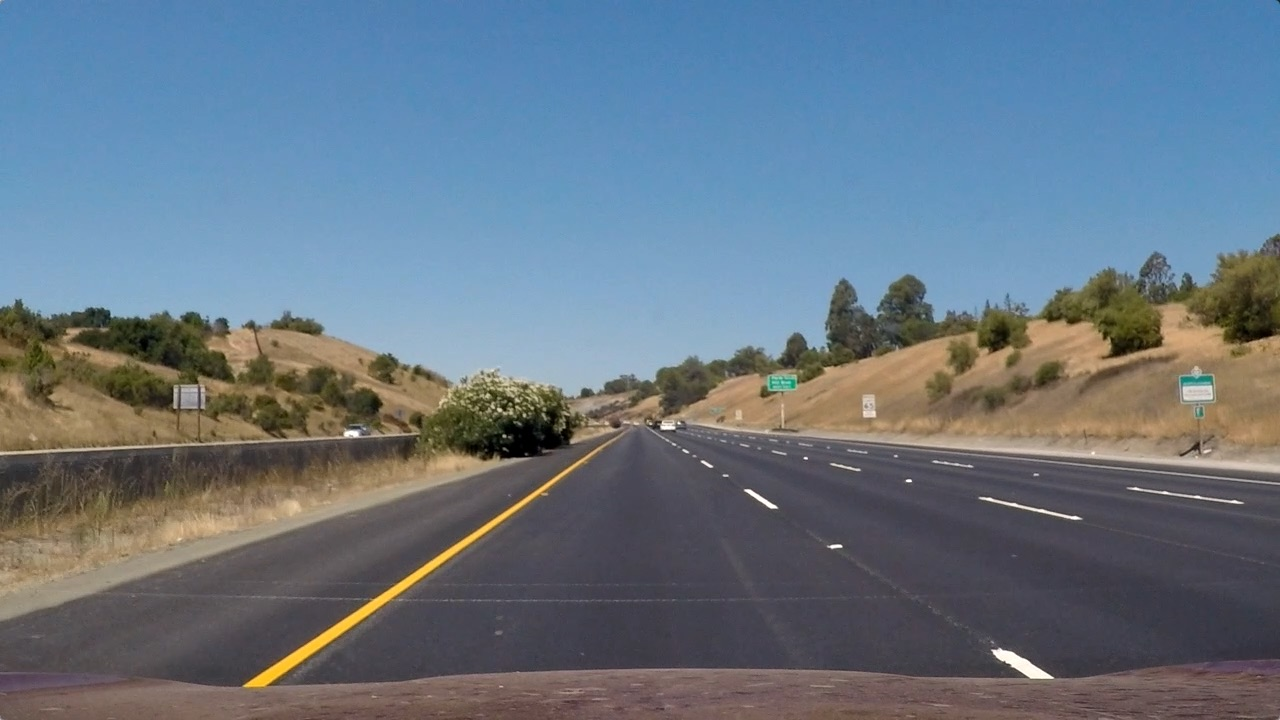
#> input picture test_images/straight_lines1.jpg, 1280 x 720 px
$ jupyter execute --allow-errors team_project.ipynb   (shell and % lines are left out)
#> lines starting #> are read from the running program, lines starting #| are printed output that depends on the picture; after the words box and inside, x2 and y2 are one past the last pixel; in counts of white or black regions, pixels touching at a corner belong together; pictures that were not available may be replaced by others from this repository, and a replacement may not be noted
[cell 1]
import numpy as np
import cv2
import matplotlib.pyplot as plt
from moviepy.editor import VideoFileClip
import glob
#show matplot images inline

# Get images

[cell 2]
# [4 lines left out: function show_image, not called in this run]

#LOADING ALL IMAGES FROM TEST_IMAGES FOLDER
images = glob.glob("test_images/*.jpg")
images = [plt.imread(image) for image in images]
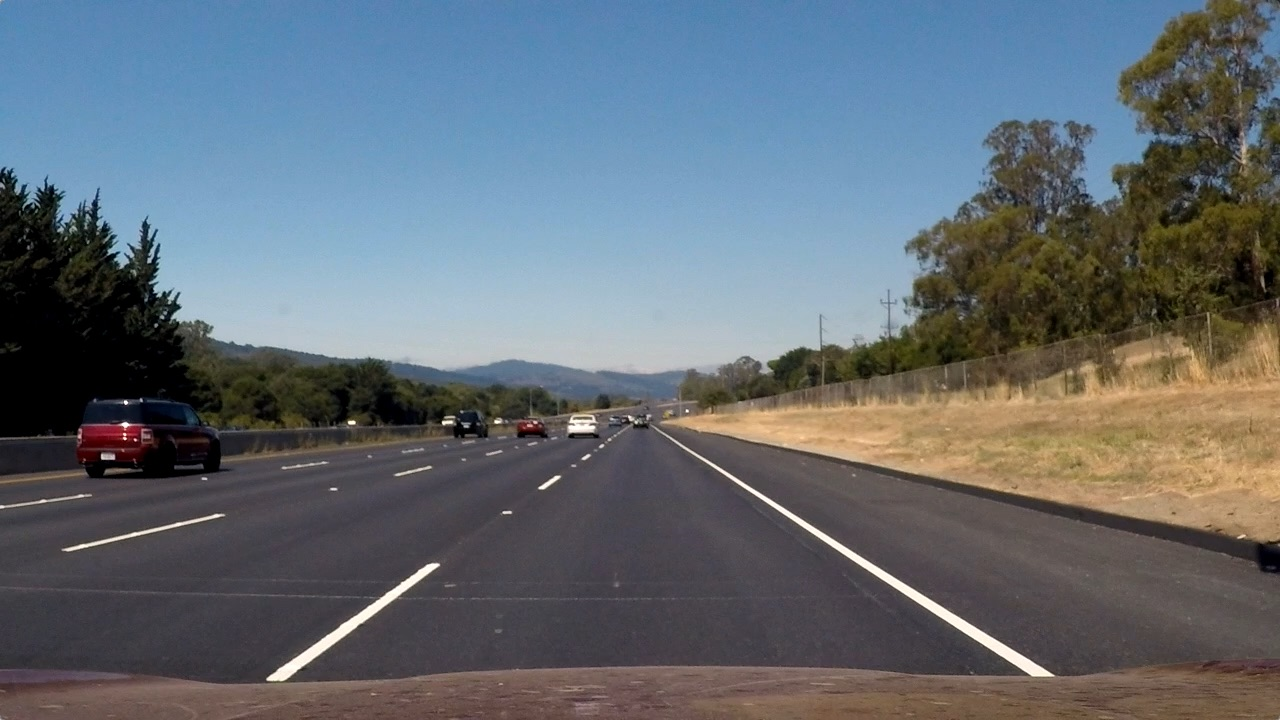
#> input picture test_images/straight_lines2.jpg, 1280 x 720 px
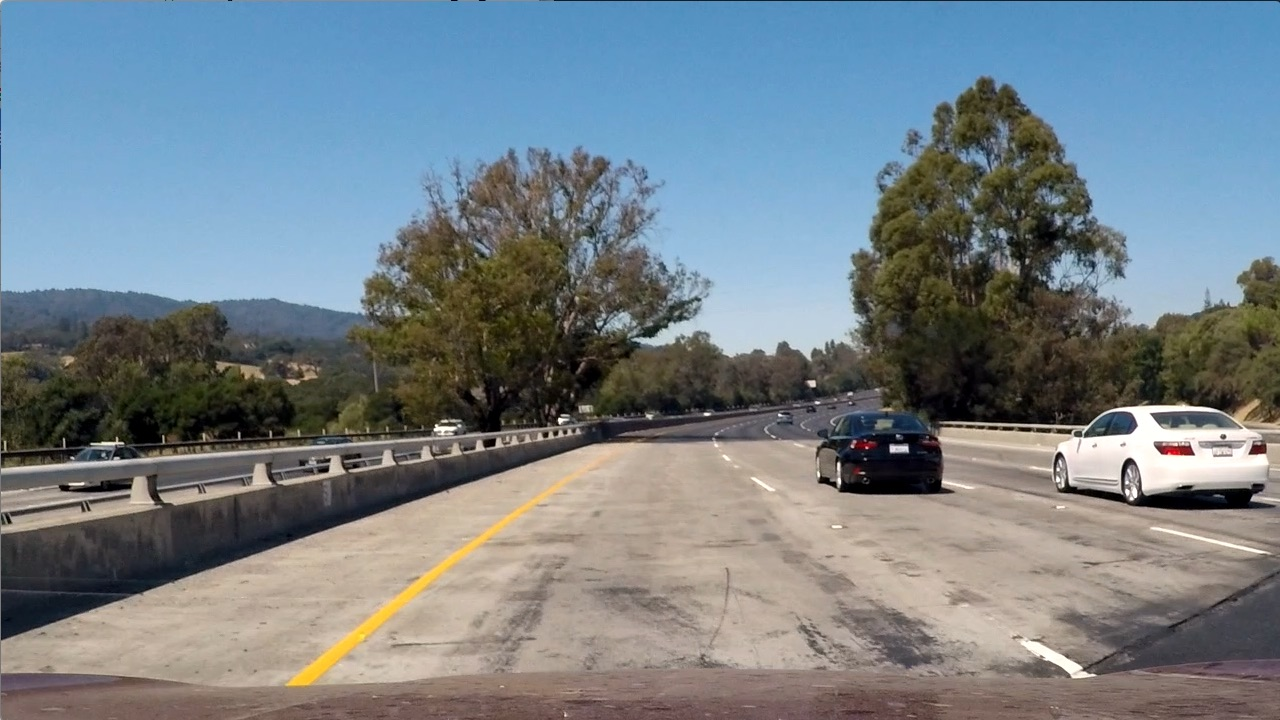
#> input picture test_images/test1.jpg, 1280 x 720 px
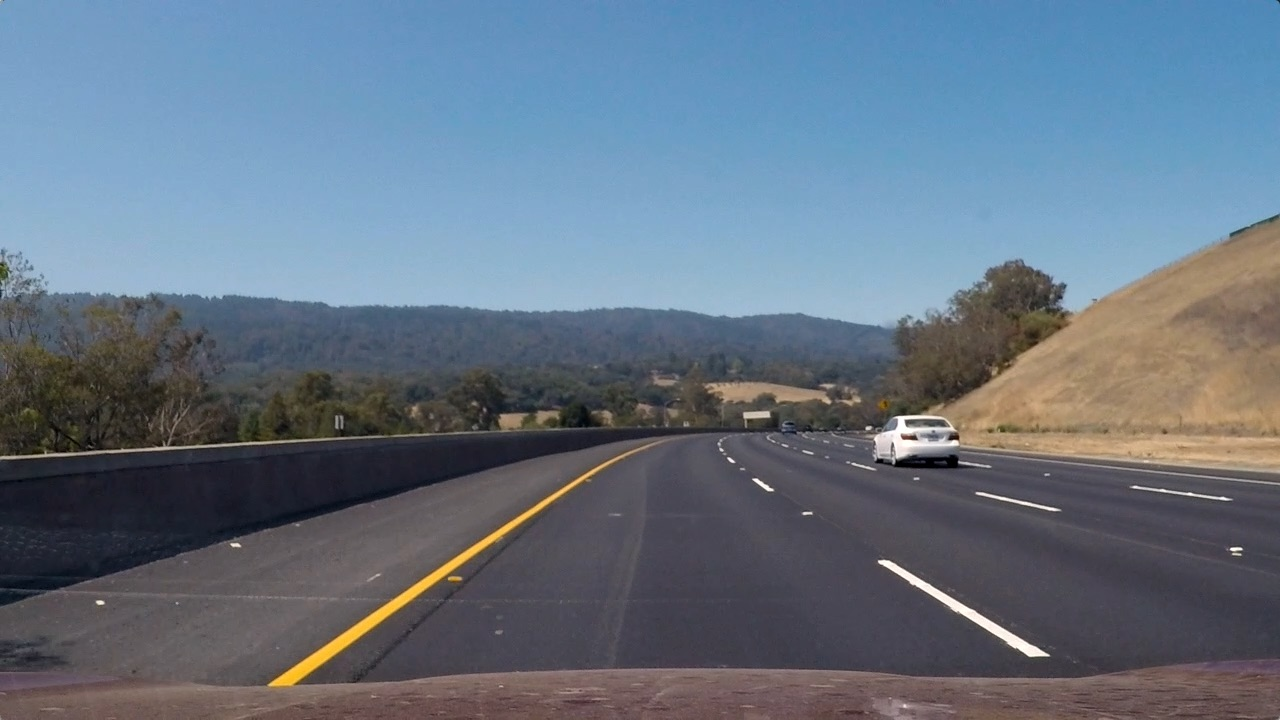
#> input picture test_images/test3.jpg, 1280 x 720 px
#> images = 4 items

# show_image(images[0],"FIRST_IMAGE")
#Displays 8 images in 4 rows and 2 columns
def display_images(images, cmap='gray'):
    plt.figure(figsize=(40,40))
    for i, image in enumerate(images):
        plt.subplot(5,2,i+1)
        plt.imshow(image, cmap)
        plt.autoscale(tight=True)
#> this loop made 4 passes
    plt.show()
display_images(images,None)

# Helper functions

[cell 3]
# Histogram Equalizer
def hist_equalizer(img):
    equ = cv2.equalizeHist(img)
    return equ
# gets histogram below y/2
def get_hist(img):
    hist = np.sum(img[img.shape[0]//2:,:], axis=0)
    return hist

# averaging filter
def gaussian_blur(img,kernel_size=5):
    return cv2.GaussianBlur(img,(kernel_size,kernel_size),0)

# draws region of interest
# [10 lines left out: function draw_roi, not called in this run]
# gets birdeye view
def perspective_transform(img,dst_size=(1280,720),inv=0):
    img_size=np.float32([(img.shape[1],img.shape[0])])
    #Order is top left, top right, bottom left, bottom right
    src=np.float32([(0.43,0.65),(0.58,0.65),(0.15,0.95),(0.95,0.95)])
    dst=np.float32([(0,0), (1, 0), (0,1), (1,1)])
    srcPoints = src*img_size
    dstPoints = dst*np.float32(dst_size)
    if(inv):
        M = cv2.getPerspectiveTransform(dstPoints,srcPoints) #inverse
    else:
        M = cv2.getPerspectiveTransform(srcPoints,dstPoints) #Returns a matrix that transforms an Image
    warped_image = cv2.warpPerspective(img,M,dst_size)
    return warped_image

# enhances bright objects of interest in a dark background
def top_hat_filter(img):
    kernel = cv2.getStructuringElement(cv2.MORPH_RECT,(30,3))
    tophat = cv2.morphologyEx(img, cv2.MORPH_TOPHAT, kernel)
    #convert to binary
    mask = np.zeros_like(tophat)
    mask[((tophat >= 10)&(tophat<=150))] = 1
    return mask

#main pipeline
def lane_filter(img):
    img = np.copy(img)
#> img is the input picture: shape (720, 1280, 3); mean R, G, B 103.2, 117.7, 131.2
    # Convert to HLS and LAB color spaces
    hls = cv2.cvtColor(img, cv2.COLOR_RGB2HLS)
#> hls: shape (720, 1280, 3); mean of channels 0, 1, 2 85.5, 117, 67
    hls = gaussian_blur(hls,5)
    lab = cv2.cvtColor(img, cv2.COLOR_RGB2LAB)
#> lab: shape (720, 1280, 3); mean of channels 0, 1, 2 124.5, 127.9, 119.8
    lab = gaussian_blur(lab,5)

    # Separate the l channel from lab color space
    l_channel = lab[:,:,0]
    # Separate the s channel from HLS color space
    s_channel = hls[:,:,2]

    #l_channel works relatively good under bridge and detects white lines
    tophat = top_hat_filter(l_channel)
#> tophat: shape (720, 1280); values 0 (black) and 1 (white), 9.8% white; 930 white regions (591 under 20 px), largest, box (x1, y1, x2, y2) and area: (241, 369, 788, 689) 10808, (0, 356, 450, 473) 8195, (414, 368, 557, 472) 4709

    #Works well  to differentiate colors at sun/dirt environment
    s_thresh=(100, 255)
    s_binary = np.zeros_like(s_channel)
    s_binary[(s_channel >= s_thresh[0]) & (s_channel <= s_thresh[1])] = 1

    #combined_binary combines tophat and s_binary by oring
    combined_binary = np.zeros_like(tophat)
    # to get details from both channels
    combined_binary[(s_binary == 1) | (tophat == 1)] = 1
    return combined_binary

# Applying filter and prespective transform

[cell 4]
output = list(map(lane_filter, images))
#> in lane_filter, img is the input picture: shape (720, 1280, 3); mean R, G, B 99.4, 107.7, 115.1
#> in lane_filter, img is the input picture: shape (720, 1280, 3); mean R, G, B 117.5, 128.7, 135.5
#> in lane_filter, img is the input picture: shape (720, 1280, 3); mean R, G, B 101.1, 115.3, 130.7
#> output = 4 items
display_images(output)
#> the loop in display_images (call 2), `for i, image in enumerate(images):` made 4 passes

[cell 5]
# [10 lines left out: function draw_roi, not called in this run]

[cell 6]
# test = np.copy(images[0])
# draw_ro = draw_roi(test)
# show_image(draw_ro)

[cell 7]
warped_prespective = list(map(perspective_transform, output))
#> warped_prespective = 4 items
display_images(warped_prespective)

# Sliding Window

[cell 8]
#Globally defined to store the parameters of past images
left_a, left_b, left_c = [],[],[]
right_a, right_b, right_c = [],[],[]

def sliding_window(img,
                   nwindows=9, #Number of windows
                   margin=100, #half window width 100?
                   minpix = 1 #minimum number of pixels to recenter the window 50?
                  ):
    # left and right curve parameters of all frames
    global left_a, left_b, left_c,right_a, right_b, right_c  # global keyword uses the global variables

    # current left and right curve parameters
    left_fit_= np.empty(3) #parameters of 2nd order polynomial
    right_fit_ = np.empty(3)
    out_img = np.dstack((img, img, img))*255 #Converts grayscale to 3 dimensional channel normal RGB

    #USING HISTOGRAM METHOD
    histogram = get_hist(img)
    # find peaks of left and right halves
    midpoint = int(histogram.shape[0]/2)
    leftx_base = np.argmax(histogram[:midpoint])
    rightx_base = np.argmax(histogram[midpoint:]) + midpoint

    # Set height of windows
    window_height = np.int32(img.shape[0]/nwindows)
    # Identify the x and y positions of all nonzero pixels in the image
    # Indices in image is the coordinates the row is the height is the y
    # the column is the width is the x
    nonzero = img.nonzero()
    nonzeroy = np.array(nonzero[0])
    nonzerox = np.array(nonzero[1])
    # Current positions to be updated for each window
    leftx_current = leftx_base
    rightx_current = rightx_base


    # Create empty lists to receive left and right lane pixel indices
    left_lane_inds = []
    right_lane_inds = []

    # Step through the windows one by one
    for window in range(nwindows):
        # Identify window boundaries in x and y (and right and left)
        win_y_low = img.shape[0] - (window+1)*window_height
        win_y_high = img.shape[0] - window*window_height
        win_xleft_low = leftx_current - margin
        win_xleft_high = leftx_current + margin
        win_xright_low = rightx_current - margin
        win_xright_high = rightx_current + margin

        # Draw the windows on the visualization image
        cv2.rectangle(out_img,(win_xleft_low,win_y_low),(win_xleft_high,win_y_high),
        (0,255,0), 3)
        cv2.rectangle(out_img,(win_xright_low,win_y_low),(win_xright_high,win_y_high),
        (0,255,0), 3)

        #Get non-zero pixels within each window by getting the indices of nonzerox
        good_left_inds = ((nonzeroy >= win_y_low) & (nonzeroy < win_y_high) &
        (nonzerox >= win_xleft_low) &  (nonzerox < win_xleft_high)).nonzero()[0]
        #[0] get indices of nonzerox only but you can access nonzeroy with it too
        good_right_inds = ((nonzeroy >= win_y_low) & (nonzeroy < win_y_high) &
        (nonzerox >= win_xright_low) &  (nonzerox < win_xright_high)).nonzero()[0]
        # Append these indices to the lists
        left_lane_inds.append(good_left_inds)
        right_lane_inds.append(good_right_inds)
        '''
        minpix is used to recenter the window and depends on how good the filter is
        if minpix is low it might be affected by the noise(?)
        therefore we keep minpix at 50 pixels for now to only recenter in the direction of any solid line
        '''
        # If you found > minpix pixels, recenter next window on their mean position
        if len(good_left_inds) > minpix:
            leftx_current = np.int32(np.mean(nonzerox[good_left_inds]))
        if len(good_right_inds) > minpix:
            rightx_current = np.int32(np.mean(nonzerox[good_right_inds]))


    # Concatenate the arrays of indices
    #All pixels within all 9 windows
    left_lane_inds = np.concatenate(left_lane_inds)
    right_lane_inds = np.concatenate(right_lane_inds)

    # Extract left and right line pixel positions
    #All x and y coordinates for pixels residing inside the 9 windows
    leftx = nonzerox[left_lane_inds]
    lefty = nonzeroy[left_lane_inds]
    rightx = nonzerox[right_lane_inds]
    righty = nonzeroy[right_lane_inds]

    # Fit a second order polynomial to each
    #Returns three parameters
    left_fit = np.polyfit(lefty, leftx,
                          2 #Order of the equation
                         )
    right_fit = np.polyfit(righty, rightx, 2)

    #ay^2+by+c
    #store these three parameters
    left_a.append(left_fit[0])
    left_b.append(left_fit[1])
    left_c.append(left_fit[2])

    right_a.append(right_fit[0])
    right_b.append(right_fit[1])
    right_c.append(right_fit[2])

    #find the mean for the last 10 frames
    left_fit_[0] = np.mean(left_a[-10:])
    left_fit_[1] = np.mean(left_b[-10:])
    left_fit_[2] = np.mean(left_c[-10:])

    right_fit_[0] = np.mean(right_a[-10:])
    right_fit_[1] = np.mean(right_b[-10:])
    right_fit_[2] = np.mean(right_c[-10:])

    # Generate x and y values for plotting the two curves
    ploty = np.linspace(0, img.shape[0]-1, img.shape[0] ) #the points that will be on the y-axis
    left_fitx = left_fit_[0]*ploty**2 + left_fit_[1]*ploty + left_fit_[2]
    right_fitx = right_fit_[0]*ploty**2 + right_fit_[1]*ploty + right_fit_[2]

    return out_img, (left_fitx, right_fitx), (left_fit_, right_fit_), ploty

#Overlay on frames
def draw_lanes(img, left_fit, right_fit,ploty):
#     ploty = np.linspace(0, img.shape[0]-1, img.shape[0])
    color_img = np.zeros_like(img)
    #Horizontal stack #dstack = depth stack #vstack = vertical stack
    left = np.array([np.transpose(np.vstack([left_fit, ploty]))])
    right = np.array([np.flipud(np.transpose(np.vstack([right_fit, ploty])))]) #flip up to down
    points = np.hstack((left, right))
    #Draw two curved lines
    cv2.polylines(color_img, np.int_(left) , False, (255,0,0),50) #Red curved line
    cv2.polylines(color_img, np.int_(right), False, (0,0,255),50) #Blue curved line
    #Draw a polygon of the curve shape
    cv2.fillPoly(color_img, np.int_(points), (0,255,0)) #Green curve
    inv_perspective = perspective_transform(color_img,inv=1)
    inv_perspective = cv2.addWeighted(img, 1, inv_perspective, 0.7, 0)
    return inv_perspective,color_img

[cell 9]
# [29 lines left out: function get_curve, not called in this run]

[cell 10]
# [12 lines of commented-out code are left out]
def cell_sliding_window(warped_image,image):
    warped_image[int(warped_image.shape[0]//2):warped_image.shape[0],400:900] = 0
    out_img, x_points, _, ploty = sliding_window(warped_image)
    img_,birdview_curve = draw_lanes(image, x_points[0], x_points[1],ploty)
    f, (ax1, ax2) = plt.subplots(1, 2, figsize=(100, 20))
    ax1.imshow(out_img)
    ax1.plot(x_points[0], ploty, color='red', linewidth=30)
    ax1.plot(x_points[1], ploty, color='blue', linewidth=30)
    ax1.set_title('Curves on sliding window', fontsize=100)
    ax2.imshow(img_)
    ax2.set_title('Original image with overlay', fontsize=100)
    plt.subplots_adjust(left=0., right=1, top=0.9, bottom=0.)

[cell 11]
for i,image in enumerate(images):
    cell_sliding_window(warped_prespective[i],image)
#> this loop made 4 passes
#> pass 1, in sliding_window, `out_img = np.dstack((img, img, img))*255`:
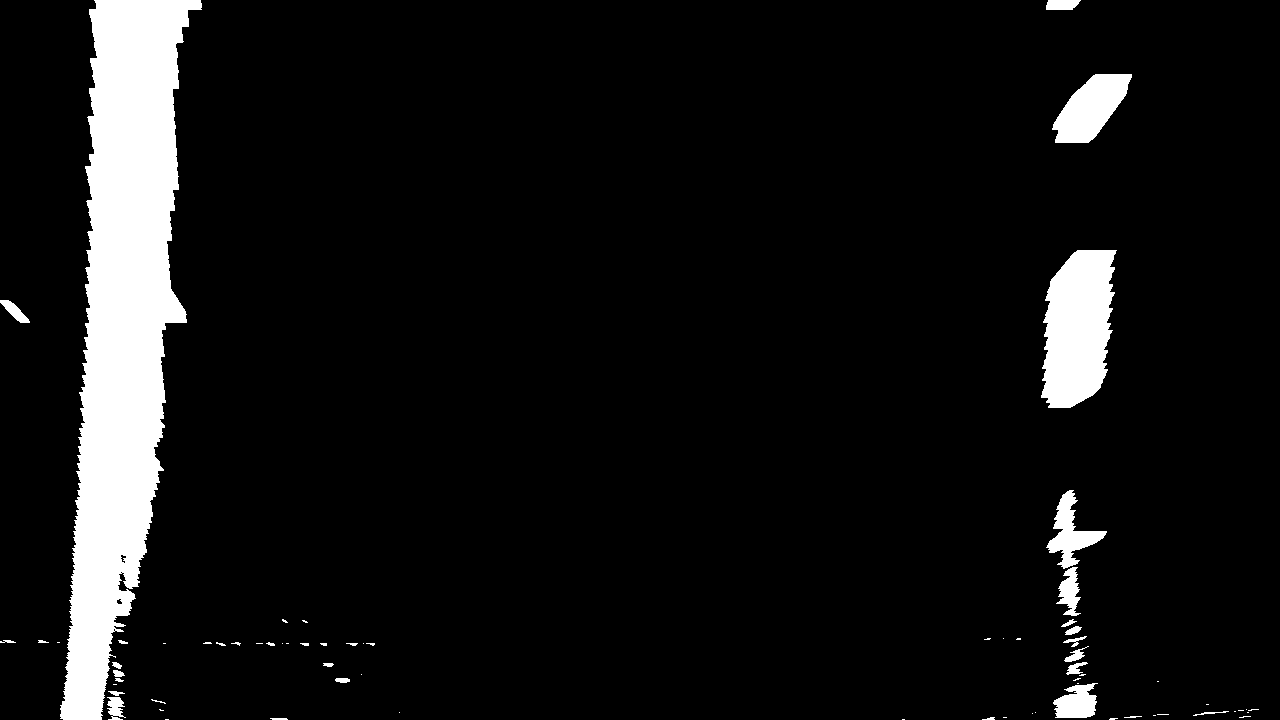
#> out_img: shape (720, 1280, 3); 7.9% white; 70 white regions (38 under 20 px), largest, box (x1, y1, x2, y2) and area: (60, 0, 202, 720) 54367, (1041, 250, 1117, 408) 9066, (1052, 74, 1132, 143) 3288

[cell 12]
def debugging_video_frame_by_frame(path):
    ##Live Video Capture Option for debugging mode
    #Note: previous image function not implemented yet
#> called with path = 'project_video.mp4'
    cap = cv2.VideoCapture(path)
    _,frame = cap.read()
    while(cap.isOpened()):
        action = cv2.waitKey(1) & 0xFF
#> (key q is pressed here)
